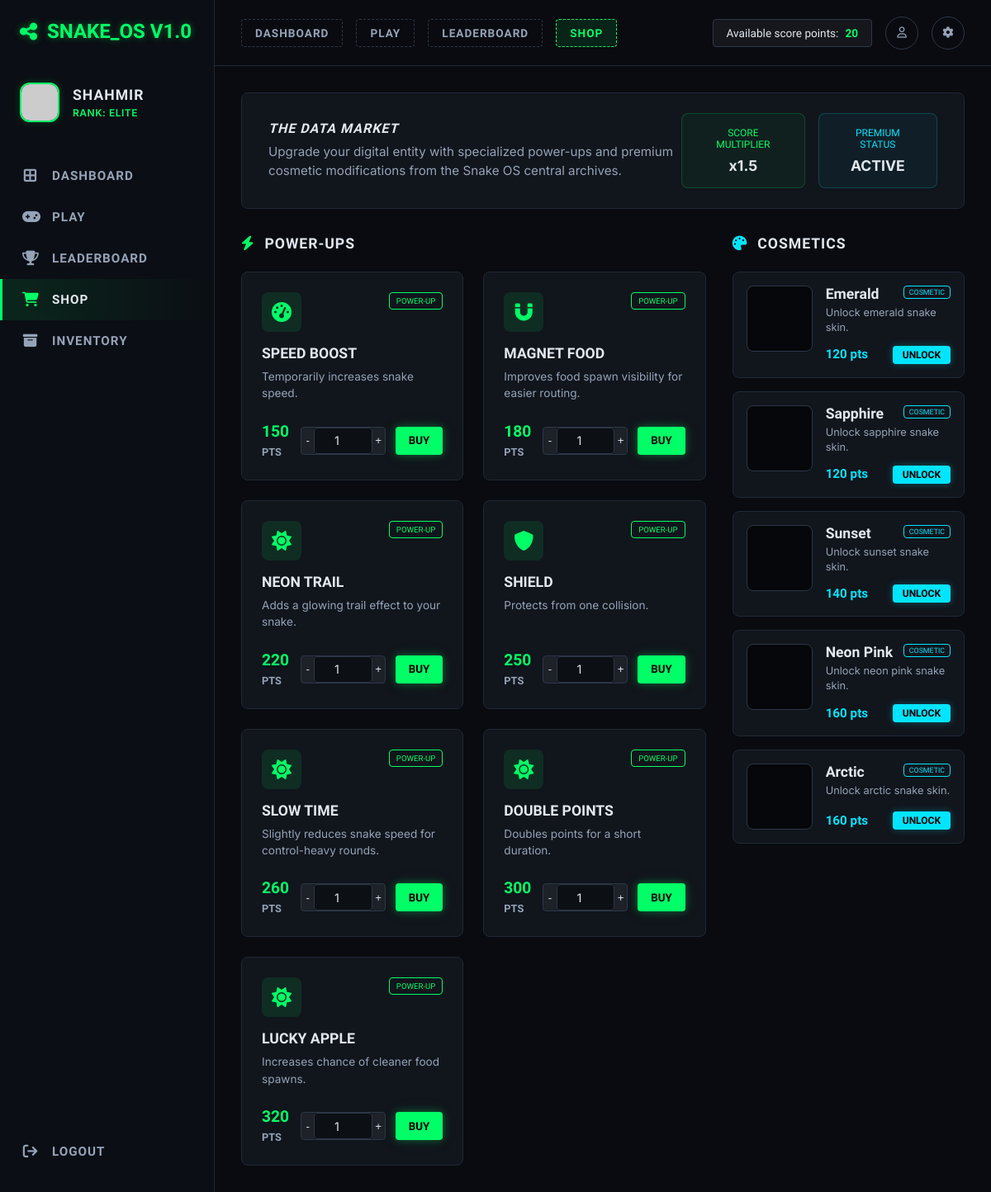
The app's page /shop/ (signed in) with its own data.
### tables this page shows
CREATE TABLE SHOP_ITEMS (
    id INTEGER PRIMARY KEY AUTOINCREMENT,
    item_name TEXT NOT NULL UNIQUE,
    description TEXT,
    price INTEGER NOT NULL CHECK (price >= 0),
    is_active INTEGER NOT NULL DEFAULT 1 CHECK (is_active IN (0, 1))
);

### routes/shop.py (the view)
@shop_bp.route("/")
@login_required
def shop_home():
    db = get_db()
    items = db.execute(
        "SELECT id, item_name, description, price FROM SHOP_ITEMS WHERE is_active = 1 ORDER BY price ASC"
    ).fetchall()
    balance = _user_balance(session["user_id"])
    return render_template("shop/index.html", items=items, balance=balance)

### app.py (called while the page is built)
def register_database(app: Flask) -> None:
    def get_db() -> sqlite3.Connection:
        if "db" not in g:
            g.db = sqlite3.connect(app.config["DATABASE"])
            g.db.row_factory = sqlite3.Row
        return g.db
    def close_db(_error=None) -> None:
        db = g.pop("db", None)
        if db is not None:
            db.close()
    def init_db() -> None:
        db = get_db()
        with app.open_resource("schema.sql") as schema_file:
            db.executescript(schema_file.read().decode("utf-8"))
        db.commit()
    app.teardown_appcontext(close_db)
    app.extensions["get_db"] = get_db
    app.extensions["init_db"] = init_db

### routes/auth.py (called while the page is built)
def login_required(view_func):
    @wraps(view_func)
    def wrapped_view(*args, **kwargs):
        if "user_id" not in session:
            flash("Please login first.", "warning")
            return redirect(url_for("auth.login"))
        return view_func(*args, **kwargs)
    return wrapped_view

### routes/shop.py (called while the page is built)
def get_db():
    return current_app.extensions["get_db"]()

def _user_total_points(user_id: int) -> int:
    db = get_db()
    row = db.execute(
        "SELECT COALESCE(SUM(score), 0) AS total_score FROM SCORES WHERE user_id = ?",
        (user_id,),
    ).fetchone()
    return row["total_score"] if row else 0

def _user_total_spent(user_id: int) -> int:
    db = get_db()
    row = db.execute(
        "SELECT COALESCE(SUM(amount_spent), 0) AS total_spent FROM TRANSACTIONS WHERE user_id = ?",
        (user_id,),
    ).fetchone()
    return row["total_spent"] if row else 0

def _user_balance(user_id: int) -> int:
    return _user_total_points(user_id) - _user_total_spent(user_id)

### templates/shop/index.html (shortened to what this page needs)
{% extends "base.html" %}
{% block top_right_tools %}
<div class="points-chip">
    Available score points: <span>{{ balance }}</span>
</div>
{% endblock %}
{% block content %}
<section class="market-banner">
    <div class="market-info">
        <h2>THE DATA MARKET</h2>
        <p>Upgrade your digital entity with specialized power-ups and premium cosmetic modifications from the Snake OS central archives.</p>
    </div>
    <div class="market-stats">
        <div class="stat-box">
            <div class="stat-label">Score Multiplier</div>
            <div class="stat-val" style="color: var(--text-main);">x1.5</div>
        </div>
        <div class="stat-box cyan">
            <div class="stat-label">Premium Status</div>
            <div class="stat-val" style="color: var(--text-main);">ACTIVE</div>
        </div>
    </div>
</section>
<section class="shop-layout">
    <div>
        <h3 class="section-title"><i class="fa-solid fa-bolt"></i> POWER-UPS</h3>
        <div class="shop-grid">
            {% for item in items if not item['item_name'].startswith('Snake Color:') %}
            <article class="item-card">
                <div class="item-header">
                    <div class="item-icon">
                        {% if 'Speed' in item['item_name'] %}
                        <i class="fa-solid fa-gauge-high"></i>
                        {% elif 'Magnet' in item['item_name'] %}
                        <i class="fa-solid fa-magnet"></i>
                        {% elif 'Shield' in item['item_name'] %}
                        <i class="fa-solid fa-shield"></i>
                        {% else %}
                        <i class="fa-solid fa-sun"></i>
                        {% endif %}
                    </div>
                    <div class="item-badge">Power-Up</div>
                </div>
                <div class="item-title">{{ item['item_name']|upper }}</div>
                <div class="item-desc">{{ item['description'] }}</div>
                <div class="item-footer">
                    <div class="item-price">{{ item['price'] }} <span>PTS</span></div>
                    <form method="POST" action="{{ url_for('shop.buy_item') }}" class="buy-form" style="display:flex;">
                        <div class="qty-input">
                            <button type="button" onclick="this.nextElementSibling.stepDown()">-</button>
                            <input type="number" name="quantity" value="1" min="1" max="99" required>
                            <button type="button" onclick="this.previousElementSibling.stepUp()">+</button>
                        </div>
                        <button type="submit" class="btn-buy">BUY</button>
                    </form>
                </div>
            </article>
            {% endfor %}
        </div>
    </div>
    <div>
        <h3 class="section-title cyan"><i class="fa-solid fa-palette"></i> COSMETICS</h3>
        <div class="cosmetics-list">
            {% for item in items if item['item_name'].startswith('Snake Color:') %}
            <article class="cosmetic-card">
                <div class="cosmetic-img">
                </div>
                <div class="cosmetic-info">
                    <div class="cosmetic-header">
                        <div class="cosmetic-title">{{ item['item_name'].replace('Snake Color: ', '') }}</div>
                        <div class="cosmetic-badge">Cosmetic</div>
                    </div>
                    <div class="cosmetic-desc">{{ item['description'] }}</div>
                    <div class="cosmetic-footer">
                        <div class="cosmetic-price">{{ item['price'] }} pts</div>
                        <form method="POST" action="{{ url_for('shop.buy_item') }}">
                            <button type="submit" class="btn-unlock">UNLOCK</button>
                        </form>
                    </div>
                </div>
            </article>
            {% else %}
            <div style="color: var(--text-muted); padding: 16px;">No cosmetics available.</div>
            {% endfor %}
        </div>
    </div>
</section>
{% endblock %}

### templates/base.html (shortened to what this page needs)
<!DOCTYPE html>
<html lang="en">
<head>
    <link rel="stylesheet" href="https://cdnjs.cloudflare.com/ajax/libs/font-awesome/6.4.0/css/all.min.css">
    <link rel="stylesheet" href="{{ url_for('static', filename='css/style.css') }}">
</head>
<body>
    {% if session.get('user_id') %}
    <div class="app-shell">
        <aside class="sidebar">
            <div class="brand">
                <i class="fa-solid fa-share-nodes"></i>
                <span>SNAKE_OS V1.0</span>
            </div>
            <div class="pilot-card">
                <div class="pilot-avatar">
                    <img src="https://api.dicebear.com/7.x/bottts/svg?seed={{ session.get('username', 'P') }}&backgroundColor=02110c" alt="avatar">
                </div>
                <div class="pilot-info">
                    <div class="pilot-name">{{ session.get('username', 'pilot')|upper }}</div>
                    <div class="pilot-rank">Rank: Elite</div>
                </div>
            </div>
            <nav class="side-nav">
                <a href="{{ url_for('game.dashboard') }}" class="{% if request.endpoint == 'game.dashboard' %}active{% endif %}">
                    <i class="fa-solid fa-border-all"></i> Dashboard
                </a>
                <a href="{{ url_for('game.play') }}" class="{% if request.endpoint == 'game.play' %}active{% endif %}">
                    <i class="fa-solid fa-gamepad"></i> Play
                </a>
                <a href="{{ url_for('game.leaderboard') }}" class="{% if request.endpoint == 'game.leaderboard' %}active{% endif %}">
                    <i class="fa-solid fa-trophy"></i> Leaderboard
                </a>
                <a href="{{ url_for('shop.shop_home') }}" class="{% if request.endpoint == 'shop.shop_home' %}active{% endif %}">
                    <i class="fa-solid fa-cart-shopping"></i> Shop
                </a>
                <a href="{{ url_for('shop.inventory') }}" class="{% if request.endpoint == 'shop.inventory' %}active{% endif %}">
                    <i class="fa-solid fa-box-archive"></i> Inventory
                </a>
                <div class="nav-spacer"></div>
                <a href="{{ url_for('auth.logout') }}" class="logout-link">
                    <i class="fa-solid fa-arrow-right-from-bracket"></i> Logout
                </a>
            </nav>
        </aside>
        <div class="content-shell">
            <header class="topbar shell-topbar">
                <nav class="top-nav">
                    <a href="{{ url_for('game.dashboard') }}" class="{% if request.endpoint == 'game.dashboard' %}active{% endif %}">Dashboard</a>
                    <a href="{{ url_for('game.play') }}" class="{% if request.endpoint == 'game.play' %}active{% endif %}">Play</a>
                    <a href="{{ url_for('game.leaderboard') }}" class="{% if request.endpoint == 'game.leaderboard' %}active{% endif %}">Leaderboard</a>
                    <a href="{{ url_for('shop.shop_home') }}" class="{% if request.endpoint == 'shop.shop_home' %}active{% endif %}">Shop</a>
                </nav>
                <div class="top-tools">
                    {% block top_right_tools %}
                    {% endblock %}
                    <button class="icon-btn"><i class="fa-regular fa-user"></i></button>
                    <button class="icon-btn"><i class="fa-solid fa-gear"></i></button>
                </div>
            </header>
            <main class="container shell-main">
    {% endif %}
        {% block content %}{% endblock %}
    </main>
    {% if session.get('user_id') or not session.get('user_id') %}
        </div>
    </div>
    {% endif %}
</body>
</html>

### records on screen
SHOP_ITEMS: item_name "SPEED BOOST", description "Temporarily increases snake speed.", price "150"
SHOP_ITEMS: item_name "MAGNET FOOD", description "Improves food spawn visibility for easier routing.", price "180"
SHOP_ITEMS: item_name "NEON TRAIL", description "Adds a glowing trail effect to your snake.", price "220"
SHOP_ITEMS: item_name "SHIELD", description "Protects from one collision.", price "250"
SHOP_ITEMS: item_name "SLOW TIME", description "Slightly reduces snake speed for control-heavy rounds.", price "260"
SHOP_ITEMS: item_name "DOUBLE POINTS", description "Doubles points for a short duration.", price "300"
SHOP_ITEMS: item_name "LUCKY APPLE", description "Increases chance of cleaner food spawns.", price "320"
SHOP_ITEMS: item_name.replace "Emerald", description "Unlock emerald snake skin.", price "120"
SHOP_ITEMS: item_name.replace "Sapphire", description "Unlock sapphire snake skin.", price "120"
SHOP_ITEMS: item_name.replace "Sunset", description "Unlock sunset snake skin.", price "140"
SHOP_ITEMS: item_name.replace "Neon Pink", description "Unlock neon pink snake skin.", price "160"
SHOP_ITEMS: item_name.replace "Arctic", description "Unlock arctic snake skin.", price "160"

### other values on screen
{{ session.get('username', 'pilot')|upper }} "SHAHMIR"
{{ balance }} "20"
